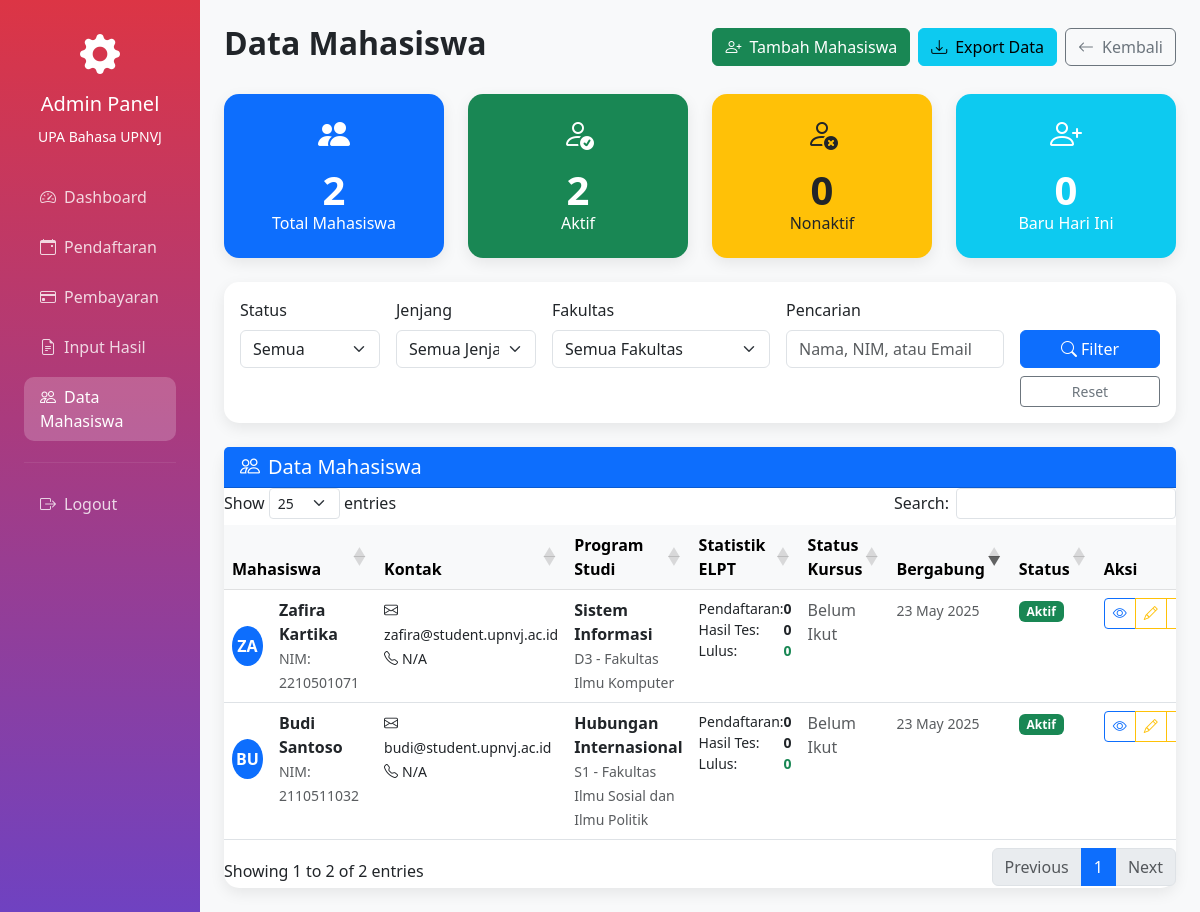
The app's page /admin/students.php (signed in) with its own data.
### tables this page shows
CREATE TABLE `users` (
  `id` int(11) NOT NULL,
  `name` varchar(255) NOT NULL,
  `email` varchar(255) NOT NULL,
  `password` varchar(255) NOT NULL,
  `nim` varchar(10) DEFAULT NULL,
  `role` enum('admin','student') NOT NULL DEFAULT 'student',
  `program` varchar(100) DEFAULT NULL,
  `faculty` varchar(100) DEFAULT NULL,
  `level` enum('D3','S1','S2','S3') DEFAULT NULL,
  `no_telpon` varchar(20) DEFAULT NULL,
  `is_active` tinyint(1) DEFAULT 1,
  `created_at` timestamp NOT NULL DEFAULT current_timestamp(),
  `updated_at` timestamp NOT NULL DEFAULT current_timestamp() ON UPDATE current_timestamp()
);

### admin/students.php (the view, shortened to what the rows shown need)
<?php
require_once '../config/database.php';
$sql = "
    SELECT u.*,
           COUNT(DISTINCT er.id) as total_registrations,
           COUNT(DISTINCT res.id) as total_results,
           MAX(res.total_score) as best_score,
           COUNT(DISTINCT CASE WHEN res.is_passed = 1 THEN res.id END) as passed_tests,
           (SELECT c.status FROM courses c WHERE c.user_id = u.id ORDER BY c.created_at DESC LIMIT 1) as course_status
    FROM users u
    LEFT JOIN elpt_registrations er ON u.id = er.user_id
    LEFT JOIN elpt_results res ON u.id = res.user_id
    WHERE u.role = 'student'
";
$params = [];
$sql .= " GROUP BY u.id ORDER BY u.created_at DESC";
$stmt = $pdo->prepare($sql);
$stmt->execute($params);
$students = $stmt->fetchAll();
$stats = [];
$stmt = $pdo->query("SELECT COUNT(*) as count FROM users WHERE role = 'student'");
$stats['total'] = $stmt->fetch()['count'];
$stmt = $pdo->query("SELECT COUNT(*) as count FROM users WHERE role = 'student' AND is_active = 1");
$stats['active'] = $stmt->fetch()['count'];
$stmt = $pdo->query("SELECT COUNT(*) as count FROM users WHERE role = 'student' AND is_active = 0");
$stats['inactive'] = $stmt->fetch()['count'];
$stmt = $pdo->query("SELECT COUNT(*) as count FROM users WHERE role = 'student' AND DATE(created_at) = CURDATE()");
$stats['new_today'] = $stmt->fetch()['count'];
?>
<!DOCTYPE html>
<html lang="id">
<head>
    <link href="https://cdn.jsdelivr.net/npm/bootstrap@5.3.0/dist/css/bootstrap.min.css" rel="stylesheet">
    <link href="https://cdn.jsdelivr.net/npm/bootstrap-icons@1.10.0/font/bootstrap-icons.css" rel="stylesheet">
    <link href="https://cdn.datatables.net/1.11.5/css/dataTables.bootstrap5.min.css" rel="stylesheet">
</head>
<body class="bg-light">
    <div class="container-fluid">
        <div class="row">
            <div class="col-md-9 col-lg-10 p-4">
                <div class="d-flex justify-content-between align-items-center mb-4">
                    <h2 class="fw-bold">Data Mahasiswa</h2>
                </div>
                <div class="row g-4 mb-4">
                    <div class="col-md-3">
                        <div class="card text-center bg-primary text-white">
                            <div class="card-body">
                                <i class="bi bi-people-fill" style="font-size: 2rem;"></i>
                                <div class="display-6 fw-bold mt-2"><?= $stats['total'] ?></div>
                                <h6>Total Mahasiswa</h6>
                            </div>
                        </div>
                    </div>
                    <div class="col-md-3">
                        <div class="card text-center bg-success text-white">
                            <div class="card-body">
                                <i class="bi bi-person-check" style="font-size: 2rem;"></i>
                                <div class="display-6 fw-bold mt-2"><?= $stats['active'] ?></div>
                                <h6>Aktif</h6>
                            </div>
                        </div>
                    </div>
                </div>
                <div class="card">
                    <div class="card-body p-0">
                        <?php if (empty($students)): ?>
                            <div class="text-center py-5">
                                <i class="bi bi-people text-muted" style="font-size: 4rem;"></i>
                                <h5 class="text-muted mt-3">Tidak ada data mahasiswa</h5>
                                <p class="text-muted">Belum ada mahasiswa terdaftar atau tidak ada yang sesuai dengan filter</p>
                            </div>
                        <?php else: ?>
                            <div class="table-responsive">
                                <table class="table table-hover mb-0 data-table">
                                    <thead class="table-light">
                                        <tr>
                                            <th>Mahasiswa</th>
                                            <th>Kontak</th>
                                            <th>Program Studi</th>
                                            <th>Statistik ELPT</th>
                                            <th>Status Kursus</th>
                                            <th>Bergabung</th>
                                            <th>Status</th>
                                            <th>Aksi</th>
                                        </tr>
                                    </thead>
                                    <tbody>
                                        <?php foreach ($students as $student): ?>
                                            <tr>
                                                <td>
                                                    <div class="d-flex align-items-center">
                                                        <div class="student-avatar bg-primary me-3">
                                                            <?= strtoupper(substr($student['name'], 0, 2)) ?>
                                                        </div>
                                                        <div>
                                                            <strong><?= htmlspecialchars($student['name']) ?></strong><br>
                                                            <small class="text-muted">NIM: <?= htmlspecialchars($student['nim']) ?></small>
                                                        </div>
                                                    </div>
                                                </td>
                                                <td>
                                                    <small>
                                                        <i class="bi bi-envelope me-1"></i><?= htmlspecialchars($student['email']) ?><br>
                                                        <i class="bi bi-telephone me-1"></i><?= htmlspecialchars($student['no_telpon'] ?? 'N/A') ?>
                                                    </small>
                                                </td>
                                                <td>
                                                    <div>
                                                        <strong><?= htmlspecialchars($student['program']) ?></strong><br>
                                                        <small class="text-muted">
                                                            <?= htmlspecialchars($student['level']) ?> - <?= htmlspecialchars($student['faculty']) ?>
                                                        </small>
                                                    </div>
                                                </td>
                                                <td>
                                                    <div class="small">
                                                        <div class="d-flex justify-content-between">
                                                            <span>Pendaftaran:</span>
                                                            <strong><?= $student['total_registrations'] ?></strong>
                                                        </div>
                                                        <div class="d-flex justify-content-between">
                                                            <span>Hasil Tes:</span>
                                                            <strong><?= $student['total_results'] ?></strong>
                                                        </div>
                                                        <div class="d-flex justify-content-between">
                                                            <span>Lulus:</span>
                                                            <strong class="text-success"><?= $student['passed_tests'] ?></strong>
                                                        </div>
                                                    </div>
                                                </td>
                                                <td>
                                                    <?php if ($student['course_status']): ?>
                                                        <span class="badge <?=
                                                            $student['course_status'] === 'completed' ? 'bg-success' :
                                                            ($student['course_status'] === 'active' ? 'bg-primary' : 'bg-warning text-dark')
                                                        ?>">
                                                            <?= strtoupper($student['course_status']) ?>
                                                        </span>
                                                    <?php else: ?>
                                                        <span class="text-muted">Belum Ikut</span>
                                                    <?php endif; ?>
                                                </td>
                                                <td>
                                                    <small class="text-muted">
                                                        <?= formatDate($student['created_at']) ?>
                                                    </small>
                                                </td>
                                                <td>
                                                    <span class="badge <?= $student['is_active'] ? 'bg-success' : 'bg-secondary' ?>">
                                                        <?= $student['is_active'] ? 'Aktif' : 'Nonaktif' ?>
                                                    </span>
                                                </td>
                                                <td>
                                                    <div class="btn-group btn-group-sm">
                                                        <button class="btn btn-outline-primary"
                                                                data-bs-toggle="modal"
                                                                data-bs-target="#studentModal"
                                                                data-student='<?= json_encode($student) ?>'>
                                                            <i class="bi bi-eye"></i>
                                                        </button>
                                                        <button class="btn btn-outline-warning"
                                                                data-bs-toggle="modal"
                                                                data-bs-target="#editStudentModal"
                                                                data-student='<?= json_encode($student) ?>'>
                                                            <i class="bi bi-pencil"></i>
                                                        </button>
                                                        <?php if ($student['is_active']): ?>
                                                            <a href="?action=deactivate&id=<?= $student['id'] ?>"
                                                               class="btn btn-outline-warning confirm-action"
                                                               data-message="Nonaktifkan mahasiswa ini?">
                                                            </a>
                                                        <?php endif; ?>
                                                    </div>
                                                </td>
                                            </tr>
                                        <?php endforeach; ?>
                                    </tbody>
                                </table>
                            </div>
                        <?php endif; ?>
                    </div>
                </div>
            </div>
        </div>
    </div>
</body>
</html>

### records on screen
users: id "2", name "BU", name "Budi Santoso", nim "2110511032", email "budi@student.upnvj.ac.id", no_telpon "N/A", program "Hubungan Internasional", level "S1", faculty "Fakultas Ilmu Sosial dan Ilmu Politik", total_registrations "0", total_results "0", passed_tests "0", created_at "23 May 2025", is_active "Aktif"
users: name "ZA", name "Zafira Kartika", nim "2210501071", email "zafira@student.upnvj.ac.id", no_telpon "N/A", program "Sistem Informasi", level "D3", faculty "Fakultas Ilmu Komputer", total_registrations "0", total_results "0", passed_tests "0", created_at "23 May 2025", is_active "Aktif"

### other values on screen
$stats['inactive'] "0"
$stats['new_today'] "0"
